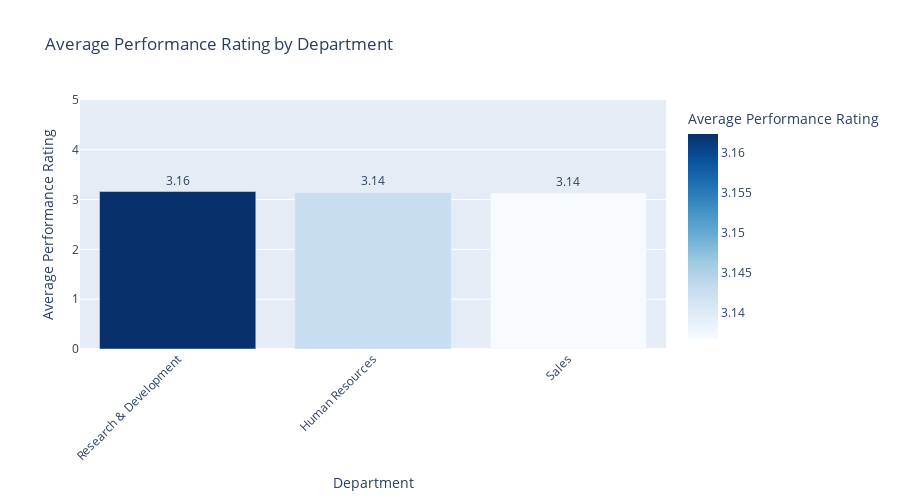

This figure's notebook cell:
### Markdown cell above
#### Visualize Answer Q5
The bar chart below shows the average performance rating for each department.  
The height of each bar represents the mean performance rating of employees within that department.

### Code cell
# Calculate average performance rating by department
avg_perf_by_dept = cleanDf.groupby('Department')['PerformanceRating'].mean().sort_values(ascending=False).reset_index()

# Create bar chart
fig = px.bar(
    avg_perf_by_dept,
    x='Department',
    y='PerformanceRating',
    text='PerformanceRating',
    title='Average Performance Rating by Department',
    labels={'PerformanceRating': 'Average Performance Rating', 'Department': 'Department'},
    color='PerformanceRating',  # color by rating
    color_continuous_scale='Blues'
)

# Show values on top of bars
fig.update_traces(texttemplate='%{text:.2f}', textposition='outside')
fig.update_layout(yaxis_range=[0,5], xaxis_tickangle=-45, showlegend=False, height=500)

fig.show()

### Figure 1 — Plotly figure (JSON) as saved in the notebook; plotly's stock layout.template omitted (floating-point values rounded to 4 significant figures)
{"data": [{"alignmentgroup": "True", "hovertemplate": "Department=%{x}<br>Average Performance Rating=%{marker.color}<extra></extra>", "legendgroup": "", "marker": {"color": [3.162, 3.143, 3.137], "coloraxis": "coloraxis", "pattern": {"shape": ""}}, "name": "", "offsetgroup": "", "orientation": "v", "showlegend": false, "text": [3.162, 3.143, 3.137], "textposition": "outside", "texttemplate": "%{text:.2f}", "type": "bar", "x": ["Research & Development", "Human Resources", "Sales"], "xaxis": "x", "y": [3.162, 3.143, 3.137], "yaxis": "y"}], "layout": {"barmode": "relative", "coloraxis": {"colorbar": {"title": {"text": "Average Performance Rating"}}, "colorscale": [[0, "rgb(247,251,255)"], [0.125, "rgb(222,235,247)"], [0.25, "rgb(198,219,239)"], [0.375, "rgb(158,202,225)"], [0.5, "rgb(107,174,214)"], [0.625, "rgb(66,146,198)"], [0.75, "rgb(33,113,181)"], [0.875, "rgb(8,81,156)"], [1, "rgb(8,48,107)"]]}, "height": 500, "legend": {"tracegroupgap": 0}, "showlegend": false, "title": {"text": "Average Performance Rating by Department"}, "xaxis": {"anchor": "y", "domain": [0, 1], "tickangle": -45, "title": {"text": "Department"}}, "yaxis": {"anchor": "x", "domain": [0, 1], "range": [0, 5], "title": {"text": "Average Performance Rating"}}}}
